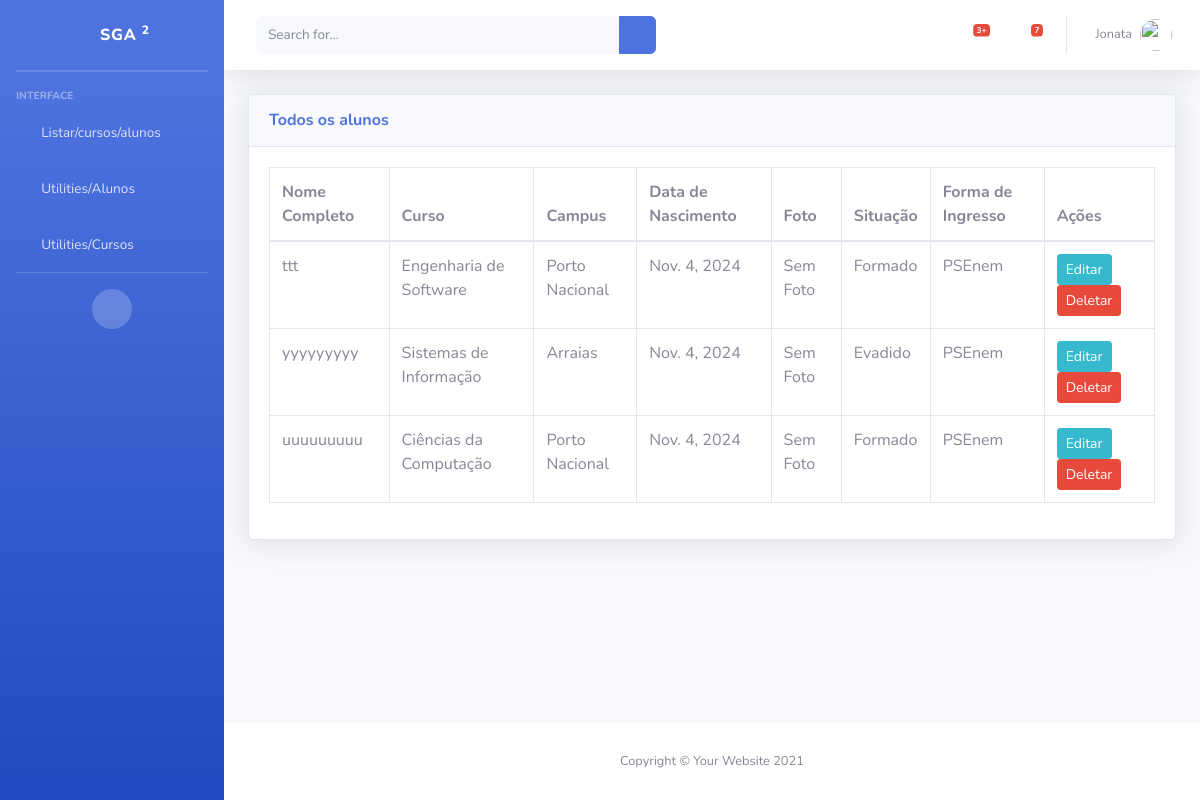
Before: /alunos/ with the older database file.
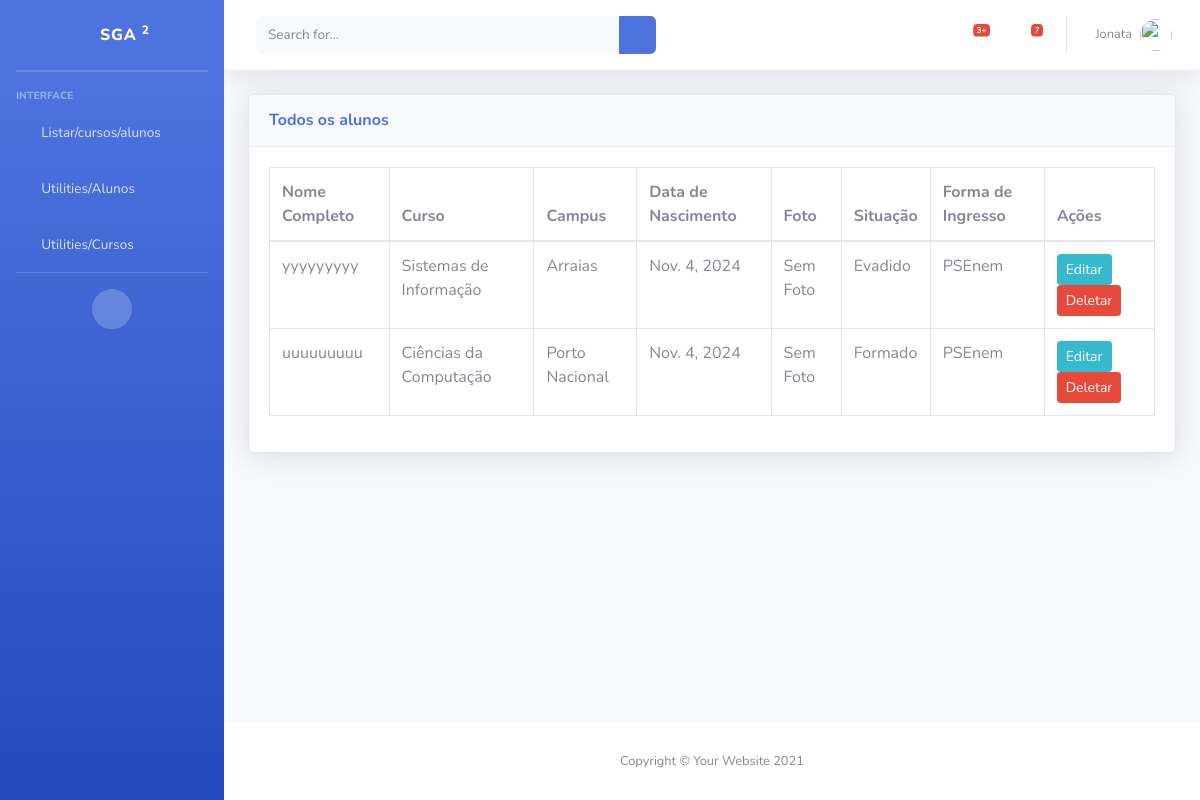
After: the same page with the newer database file.
### fabrica/models.py (models this page shows, shortened)
class Aluno(models.Model):
    nome_completo = models.CharField(max_length=255)
    cpf = models.CharField(max_length=11, unique=True)
    matricula = models.CharField(max_length=10, unique=True, editable=False)
    curso = models.CharField(max_length=50, choices=CURSO_CHOICES)
    campus = models.CharField(max_length=20, choices=CAMPUS_CHOICES)
    data_nascimento = models.DateField()
    foto = models.ImageField(upload_to='alunos_fotos/', blank=True, null=True)
    situacao = models.CharField(max_length=20, choices=SITUACAO_CHOICES)
    forma_ingresso = models.CharField(max_length=20, choices=FORMA_INGRESSO_CHOICES)
    data_ingresso = models.DateField(default=date.today)

### fabrica/views.py (the view)
# urls.py: path('alunos/', views.lista_alunos, name='lista_alunos'),
def lista_alunos(request):
    alunos = Aluno.objects.all()  # Recupera todos os alunos do banco de dados
    return render(request, 'listas/listar_Alunos.html', {'alunos': alunos})

### templates/listas/listar_Alunos.html (shortened to what the changed rows need)
{% load static %}
<!DOCTYPE html>
<html lang="pt-br">
<head>
    <link href="{% static 'vendor/fontawesome-free/css/all.min.css' %}" rel="stylesheet" type="text/css">
    <link href="{% static 'css/sb-admin-2.min.css' %}" rel="stylesheet">
</head>
<body id="page-top">
    <div id="wrapper">
        <div id="content-wrapper" class="d-flex flex-column">
            <div id="content">
                <div class="container-fluid">
                    <div class="card shadow mb-4">
                        <div class="card-body">
                          <div class="table-responsive">
                            <table class="table table-bordered" id="dataTable" width="100%" cellspacing="0">
                              <thead>
                                <tr>
                                  <th>Nome Completo</th>
                                  <th>Curso</th>
                                  <th>Campus</th>
                                  <th>Data de Nascimento</th>
                                  <th>Foto</th>
                                  <th>Situação</th>
                                  <th>Forma de Ingresso</th>
                                  <th>Ações</th>
                                </tr>
                              </thead>
                              <tbody>
                                {% for aluno in alunos %}
                                  <tr>
                                    <td>{{ aluno.nome_completo }}</td>
                                    <td>{{ aluno.curso }}</td>
                                    <td>{{ aluno.campus }}</td>
                                    <td>{{ aluno.data_nascimento }}</td>
                                    <td>
                                      {% if aluno.foto %}
                                        <img src="{{ aluno.foto.url }}" alt="Foto do aluno" width="50">
                                      {% else %}
                                        <span>Sem Foto</span>
                                      {% endif %}
                                    </td>
                                    <td>{{ aluno.situacao }}</td>
                                    <td>{{ aluno.forma_ingresso }}</td>
                                    <td>
                                      <a href="#" class="btn btn-info btn-sm">Editar</a>
                                      <a href="#" class="btn btn-danger btn-sm">Deletar</a>
                                    </td>
                                  </tr>
                                {% endfor %}
                              </tbody>
                            </table>
                          </div>
                        </div>
                      </div>
                </div>
            </div>
        </div>
    </div>
</body>
</html>

Changed rows visible on the page:
removed Aluno: nome_completo "ttt", curso "Engenharia de Software", campus "Porto Nacional", data_nascimento "Nov. 4, 2024", foto "Sem Foto", situacao "Formado", forma_ingresso "PSEnem"
